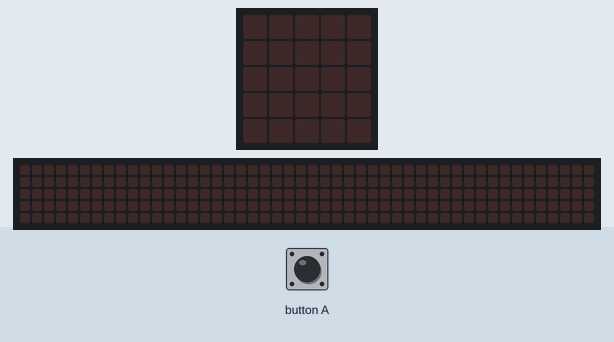
This program was run on a simulated BBC micro:bit (MakeCode). Shown: the board's 5×5 LED display, a strip that is not on the board, showing the scrolling text unrolled. The inputs (shaded band) are chosen by the test bench. The 48×5 strip is a reading aid, not a part: it shows the text the display is scrolling, unrolled, one strip-width of it at a time.

Above: at 1.2 s.
1.3 s: button A pressed for 0.15 s
At 3.1 s:
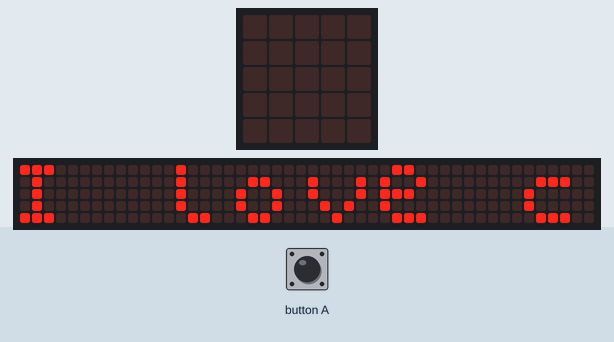
At 13.1 s:
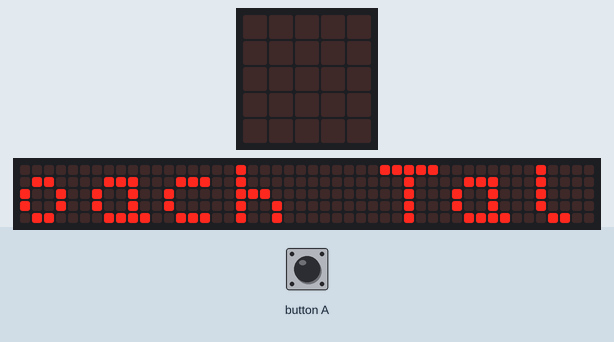

The program:

main.ts
```typescript
input.onButtonPressed(Button.A, function () {
    basic.showString("I love coach Talley!")
})
```

test.ts
```typescript
// tests go here; this will not be compiled when this package is used as an extension.
```

Measured:
- after the input at 1.3 s, the display: changes after 0.15 s (image 1)
- what the display in image 1 shows lasts 0.9 s, from 2.7 s to 3.6 s
- what the display in image 2 shows lasts 0.6 s, from 12.7 s to 13.3 s
